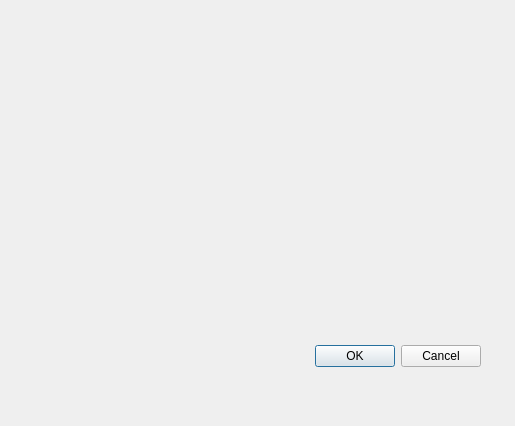
<?xml version="1.0" encoding="UTF-8"?>
<ui version="4.0">
 <class>UpDataMeg</class>
 <widget class="QDialog" name="UpDataMeg">
  <property name="geometry">
   <rect>
    <x>0</x>
    <y>0</y>
    <width>515</width>
    <height>426</height>
   </rect>
  </property>
  <property name="windowTitle">
   <string>Dialog</string>
  </property>
  <widget class="QDialogButtonBox" name="buttonBox">
   <property name="geometry">
    <rect>
     <x>140</x>
     <y>340</y>
     <width>341</width>
     <height>32</height>
    </rect>
   </property>
   <property name="orientation">
    <enum>Qt::Horizontal</enum>
   </property>
   <property name="standardButtons">
    <set>QDialogButtonBox::Cancel|QDialogButtonBox::Ok</set>
   </property>
  </widget>
 </widget>
 <resources/>
 <connections>
  <connection>
   <sender>buttonBox</sender>
   <signal>accepted()</signal>
   <receiver>UpDataMeg</receiver>
   <slot>accept()</slot>
   <hints>
    <hint type="sourcelabel">
     <x>248</x>
     <y>254</y>
    </hint>
    <hint type="destinationlabel">
     <x>157</x>
     <y>274</y>
    </hint>
   </hints>
  </connection>
  <connection>
   <sender>buttonBox</sender>
   <signal>rejected()</signal>
   <receiver>UpDataMeg</receiver>
   <slot>reject()</slot>
   <hints>
    <hint type="sourcelabel">
     <x>316</x>
     <y>260</y>
    </hint>
    <hint type="destinationlabel">
     <x>286</x>
     <y>274</y>
    </hint>
   </hints>
  </connection>
 </connections>
</ui>
